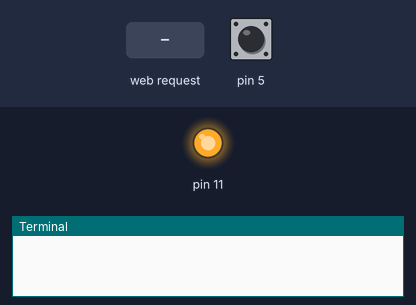
Bench run of a program on a simulated Orange Pi (header pin numbers). Parts: output pins drawn as LEDs (lit = HIGH), the last lines printed to the terminal. Dashed ring = blinking. The test bench sets the inputs (shaded band); at power-on: pin 5 HIGH. Threads take turns every 2 ms; the clock reads 2024-03-15 10:24:30 at power-on unless the program sets it.

Above: at 0.1 s.
At 0.7 s:
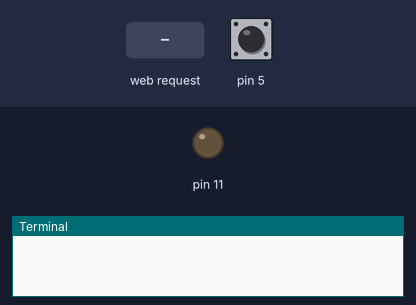
At 3.2 s:
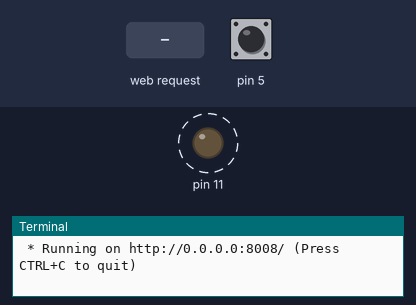
3.3 s: HTTP request for / received
Timing chart, 0 to 12.8 s (numbered marks = the images above; inputs shaded):
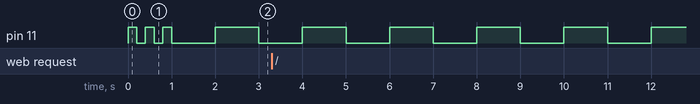

The program:

button_script_for_seperate_led.py
```python
# --------------------------------------------------------------------

# Client       : Phoenix Industries
# Project      : Support Zone Indication System
# Period       : 10-08-2023 - 15-09-2023

# Script By    : Nipuna Rangika

# Copyright Reserved | MISL Holdings (Pvt) Ltd

#----------------------------------------------------------------------

# Use Pin2 - 5V (Brown), Pin7 - Yellow, Ground Pin - Orange
# Access API from 'http://192.168.3.150:8008/status'  -- Method : GET

# Import necessary libraries
import OPi.GPIO as GPIO
import threading
from time import sleep
from flask import Flask, jsonify

app = Flask(__name__)

GPIO.setwarnings(False)
GPIO.setmode(GPIO.BOARD)
GPIO.setup(5, GPIO.IN, pull_up_down=GPIO.PUD_UP)
GPIO.setup(11, GPIO.OUT)

# Startup LED Pattern
GPIO.output(11, GPIO.HIGH)
sleep(0.2)
GPIO.output(11, GPIO.LOW)
sleep(0.2)
GPIO.output(11, GPIO.HIGH)
sleep(0.2)
GPIO.output(11, GPIO.LOW)
sleep(0.2)
GPIO.output(11, GPIO.HIGH)
sleep(0.2)
GPIO.output(11, GPIO.LOW)
sleep(1)

try:
    def toggle_pin11():
        while True:
            if GPIO.input(5) == GPIO.HIGH:
                GPIO.output(11, GPIO.HIGH)
                sleep(1)
                GPIO.output(11, GPIO.LOW)
                sleep(1)
            else:
                GPIO.output(11, GPIO.LOW)

    def get_pin_status():
        if GPIO.input(5) == GPIO.HIGH:
            data = {
                'zone': '192.168.3.103',
                'status': 1
            }
            return jsonify(data)
        elif GPIO.input(5) == GPIO.LOW:
            data = {
                'zone': '192.168.3.103',
                'status': 0
            }
            return jsonify(data)

    @app.route('/status')
    def status():
        pin_status = get_pin_status()
        return pin_status

    def main():
        # Start the thread to toggle pin 11
        pin_thread = threading.Thread(target=toggle_pin11)
        pin_thread.daemon = True
        pin_thread.start()

    if __name__ == '__main__':
        main()
        app.run(host='0.0.0.0', port=8008)

except KeyboardInterrupt:
    # Handle Ctrl+C gracefully
    GPIO.cleanup()
```

Measured:
- by itself, pin 11: alternates HIGH for 1.0 s and LOW for 1.0 s
